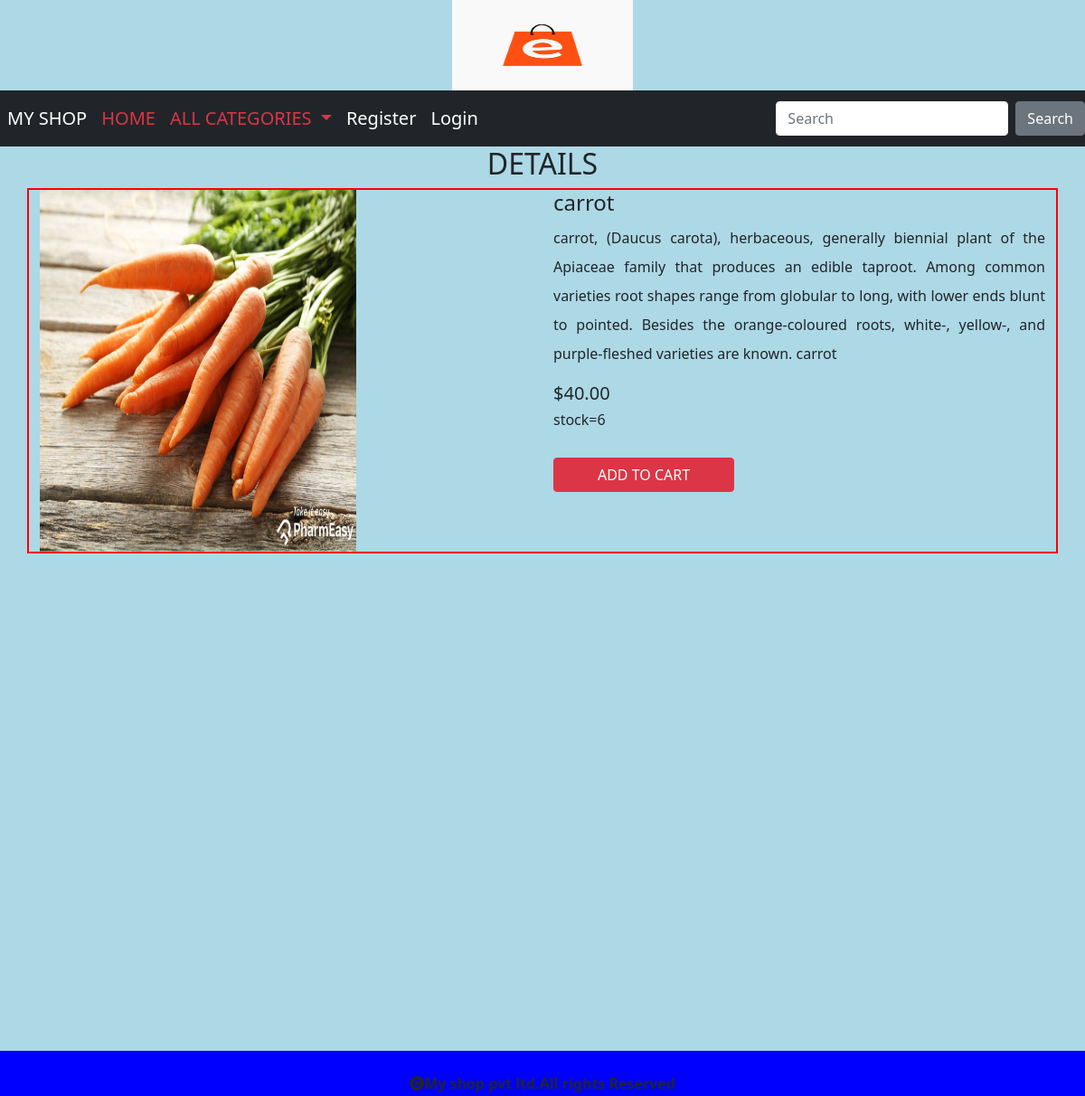
/detail/1, run on the app's committed database.
### shop/models.py (models this page shows, shortened)
class Product(models.Model):
    name=models.CharField(max_length=20)
    desc=models.TextField()
    image=models.ImageField(upload_to='shop/images',null=True,blank=True)
    price=models.DecimalField(max_digits=10,decimal_places=2)
    stock=models.IntegerField()
    available=models.BooleanField(default=True)
    created=models.DateTimeField(auto_now_add=True)   #only one time when we created a new record
    updated=models.DateTimeField(auto_now_add=True) #everytime when we update record
    category=models.ForeignKey(Category,on_delete=models.CASCADE)

### shop/views.py (the view)
# urls.py: path('detail/<int:p>',views.showdetails,name="details"),
def showdetails(request,p):
     p=Product.objects.get(id=p)
     return render(request,'detail.html',{'p':p})

### cart/context_processors.py (called while the page is built, shortened)
def total(request):
    count=0
    return {'count':count}

### shop/context_processors.py (called while the page is built)
def links(request):
    c=Category.objects.all()
    return{'links':c}

### templates/detail.html
{% extends 'base.html' %}
{% load static %}
{% block content %}
<center>
    <h2>DETAILS</h2>
</center>
<div class="container mt-2" style="border:2px solid red;">
    <div class="row">
        <div class="col-sm-6 ">
            <img src="{{p.image.url}}" height="400px" width="350px">
        </div>
        <div class="col-sm-6 " >
            <h4>{{p.name}}</h4>
            <p style="text-align:justify;line-height:2;text-info;">{{p.desc}}</p>
            <h5>${{p.price}}</h5>
            <h6>stock={{p.stock}}</h6>
            {% if user.is_superuser == True %}
            {% if p.stock > 0 %}
            <h4 class="text-success">Product in stock</h4>
            <a href="{% url 'admin:index' %}" class="btn btn-primary mt-4" style="width:300px;">Add stock</a>
            {% else %}
            <h4 class="text-success">Product Out of stock</h4>
            <a href="{% url 'admin:index' %}" class="btn btn-primary mt-4" style="width:300px;">Add stock</a>
            {% endif %}
            {% else %}
            {% if p.stock > 0 %}
            <a href="{% url 'cart:addtocart' p.id %}" class='btn btn-danger mt-4' style="width:200px;">ADD TO CART</a>
            {% else %}
            <h4 class="text-danger">Out of Stock</h4>
            {% endif %}
            {% endif %}
        </div>
    </div>
</div>
{% endblock %}

### templates/base.html (shortened to what this page needs)
<!DOCTYPE html>
{% load static %}
<html lang="en">
<head>
    <link href="https://cdn.jsdelivr.net/npm/bootstrap@5.0.2/dist/css/bootstrap.min.css" rel="stylesheet">
    <link rel="stylesheet" href="{% static 'css/style.css' %}">
    <link rel="stylesheet" href="https://cdnjs.cloudflare.com/ajax/libs/font-awesome/6.5.1/css/all.min.css" />
</head>
<body>
<div class="container-fluid">
    <center>
        <img src="{% static 'images/logo.jpg' %}" style="height:100px;width:200px;">
</center>
</div>
<nav class="navbar navbar-expand-lg navbar-light bg-dark">
    <div class="collapse navbar-collapse" id="navbarSupportedContent">
      <ul class="navbar-nav me-auto mb-2 mb-lg-0">
        <li class="nav-item">
          <a class="nav-link active text-white" aria-current="page" href="/">MY SHOP</a>
        </li>
        <li class="nav-item">
          <a class="nav-link text-danger" href="/">HOME</a>
        </li>
        <li class="nav-item dropdown">
          <a class="nav-link dropdown-toggle text-danger" href="#" id="navbarDropdown" role="button" data-bs-toggle="dropdown" aria-expanded="false">
            ALL CATEGORIES
          </a>
          {% if user.is_authenticated %}
             <li class="nav-item">
          <a class="nav-link active text-white" aria-current="page" href="{% url 'shop:logout' %}">Logout</a>
        </li>
          {% if user.is_superuser != True %}
          <li class="nav-item">
          <a class="nav-link active text-white" href="{% url 'cart:cartview' %}"><i class="fa-solid fa-cart-shopping"><sup>{{count}}</sup></i> </a>
        </li>
           <li class="nav-item">
          <a class="nav-link active text-white" aria-current="page" style="font-size:25px;" href="{% url 'cart:orderview' %}">Your Orders</a>
        </li>
          {% endif %}
        {% else %}
          <li class="nav-item">
          <a class="nav-link active text-white" aria-current="page" href="{% url 'shop:register' %}">Register</a>
        </li>
          <li class="nav-item">
          <a class="nav-link active text-white" aria-current="page" href="{% url 'shop:login' %}">Login</a>
        </li>
      {% endif %}
      </ul>
      <form class="d-flex" method="POST" action="{% url 'search:searchproducts' %}">
        <input style='border-color:white;' class="form-control me-2" name="q" type="search" placeholder="Search" aria-label="Search">
        <button class="btn btn-secondary" type="submit">Search</button>
      </form>
    </div>
</nav>
{% block content %}
{% endblock %}
<footer>
    <div class="footer " style="margin-top:550px;">
        <p class="text-center pt-4 text-dark fw-bolder"><i class="fa-solid fa-copyright"></i>My shop pvt ltd.All rights Reserved</p>
    </div>
</footer>
</body>
</html>

### static/css/style.css (style rules this page uses)
body { background-color:lightblue; }
.navbar-brand,.navbar-light .navbar-nav .nav-link { font-size:20px; font-weight:italic; color:black; }
.footer { height:50px; width:100%; background-color:blue; color:blue; left:0; bottom:0; }

### data on the page
Product: image (picture), name "carrot", desc "carrot, (Daucus carota), herbaceous, generally biennial plant of the Apiaceae family that produces an edible taproot. Among common varieties root shapes range from globular to long, with lower ends blunt to pointed. Besides the orange-coloured roots, white-, yellow-, and purple-fleshed varieties are known. carrot", price "40.00", stock "6"
